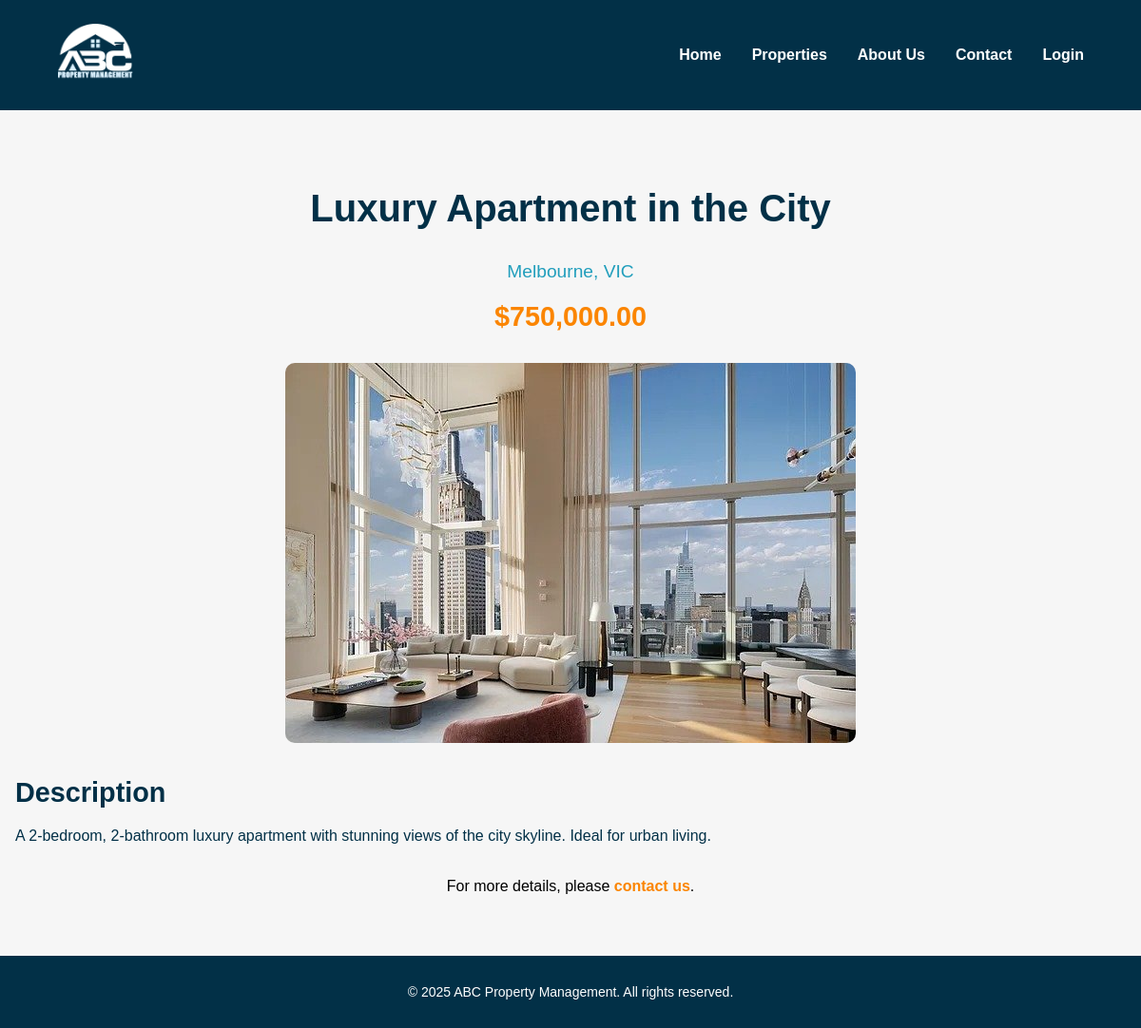
/pages/property.php?id=2, run on the app's committed database.
### tables this page shows
CREATE TABLE `properties` (
    `id` INT AUTO_INCREMENT PRIMARY KEY,
    `title` VARCHAR(255) NOT NULL,
    `description` TEXT NOT NULL,
    `price` DECIMAL(10, 2) NOT NULL,
    `location` VARCHAR(255) NOT NULL,
    `property_type` ENUM('For Sale', 'For Rent') NOT NULL,
    `bedrooms` INT NOT NULL,
    `bathrooms` INT NOT NULL,
    `garage` INT NOT NULL,
    `image` VARCHAR(255) NOT NULL,
    `available` BOOLEAN DEFAULT TRUE,   
    `created_at` TIMESTAMP DEFAULT CURRENT_TIMESTAMP,
    `updated_at` TIMESTAMP DEFAULT CURRENT_TIMESTAMP ON UPDATE CURRENT_TIMESTAMP
);

### functions/fetch_properties.php (called while the page is built, shortened)
<?php
require_once('db_connect.php');
function fetch_property($property_id) {
    global $conn;
    $sql = "SELECT * FROM properties WHERE id = $property_id AND available = 1";
    $result = $conn->query($sql);
    if ($result->num_rows > 0) {
        return $result->fetch_assoc();
    } else {
        return null;
    }
}
?>

### pages/property.php (the view, shortened to what this page needs)
<?php
include('./templates/header.php');
include('../functions/fetch_properties.php');
if (isset($_GET['id']) && is_numeric($_GET['id'])) {
    $property_id = $_GET['id'];
    $property = fetch_property($property_id);
} else {
    echo "<p>Invalid property ID.</p>";
    exit;
}
?>
<section class="property-details">
    <div class="container">
        <div class="property-header">
            <h1><?php echo $property['title']; ?></h1>
            <p class="location"><?php echo $property['location']; ?></p>
            <p class="price">$<?php echo number_format($property['price'], 2); ?></p>
        </div>
        <div class="property-image">
            <img src="../assets/img/uploads/<?php echo $property['image']; ?>" alt="Image of <?php echo $property['title']; ?>">
        </div>
        <div class="property-description">
            <h2>Description</h2>
            <p><?php echo nl2br($property['description']); ?></p>
        </div>
        <div class="property-contact">
            <p>For more details, please <a href="./pages/contact.php">contact us</a>.</p>
        </div>
    </div>
</section>
<?php include('./templates/footer.php'); ?>

### assets/css/style.css (style rules this page uses)
:root { --primary-color: #023047; --secondary-color: #219ebc; --accent-color: #fb8500; --highlight-color: #ffb703; --background-color: #f6f6f6; --success-color: #4caf50; --error-color: #f44336; }
body { font-family: Arial, sans-serif; margin: 0; padding: 0; background-color: var(--background-color); }
a { text-decoration: none; color: inherit; }
.property-details { padding: 3rem 1rem; background-color: var(--background-color); }
.property-details .container { max-width: 1200px; margin: 0 auto; }
.property-details .property-header { text-align: center; margin-bottom: 2rem; }
.property-details .property-header h1 { font-size: 2.5rem; color: var(--primary-color); }
.property-details .property-header .location { font-size: 1.2rem; color: var(--secondary-color); margin-top: 0.5rem; }
.property-details .property-header .price { font-size: 1.8rem; color: var(--accent-color); font-weight: bold; margin-top: 1rem; }
.property-details .property-image { text-align: center; margin-bottom: 2rem; }
.property-details .property-image img { max-width: 100%; height: auto; object-fit: cover; border-radius: 10px; }
.property-details .property-description { margin-bottom: 2rem; }
.property-details .property-description h2 { font-size: 1.8rem; color: var(--primary-color); margin-bottom: 1rem; }
.property-details .property-description p { font-size: 1rem; color: var(--primary-color); line-height: 1.6; }
.property-details .property-contact { text-align: center; }
.property-details .property-contact a { font-weight: bold; color: var(--accent-color); text-decoration: none; }

### data on the page
properties: title "Luxury Apartment in the City", location "Melbourne, VIC", price "750,000.00", image (picture), description "A 2-bedroom, 2-bathroom luxury apartment with stunning views of the city skyline. Ideal for urban living."
